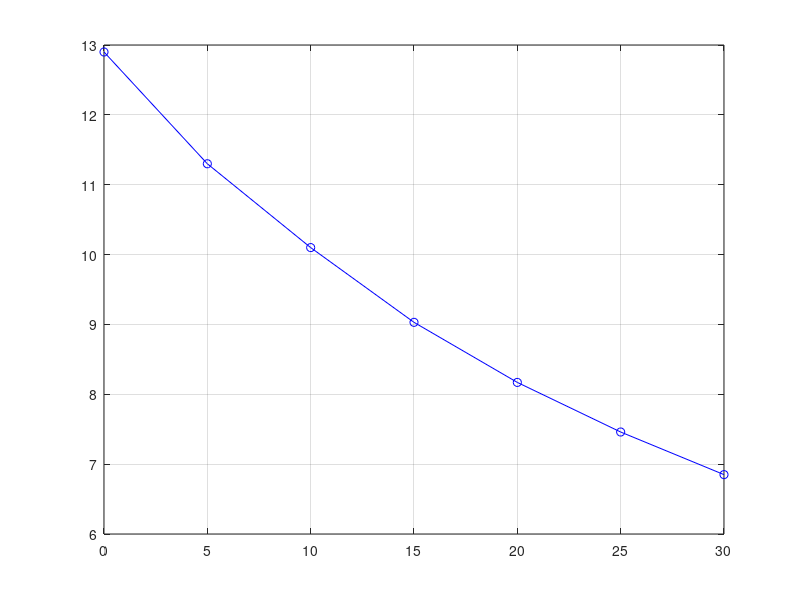

Recreate this plot in MATLAB.
T = [0, 5, 10, 15, 20, 25, 30];
c_10 = [12.9, 11.3, 10.1, 9.03, 8.17, 7.46, 6.85];

# grau 1
a = polyfit(T, c_10, 1)

f_c_10 = @(T)(a(1)*T+a(2))
f_c_10(18)

# grau 2
b = polyfit(T, c_10, 2)

f_c_10_grau_2 = @(T)(b(1)*T.^2+b(2)*T + b(3))
f_c_10_grau_2(18)


plot(T, c_10, 'bo-')
hold on
grid on
##xlabel('T [C]')
##ylabel('c_{10} [g/L]')
##
##plot(T, f_c_10(T), 'r')
##plot(18, f_c_10(18), 'ro')
##plot(T, f_c_10_grau_2(T), 'k')
##plot(18, f_c_10_grau_2(18), 'ko')

